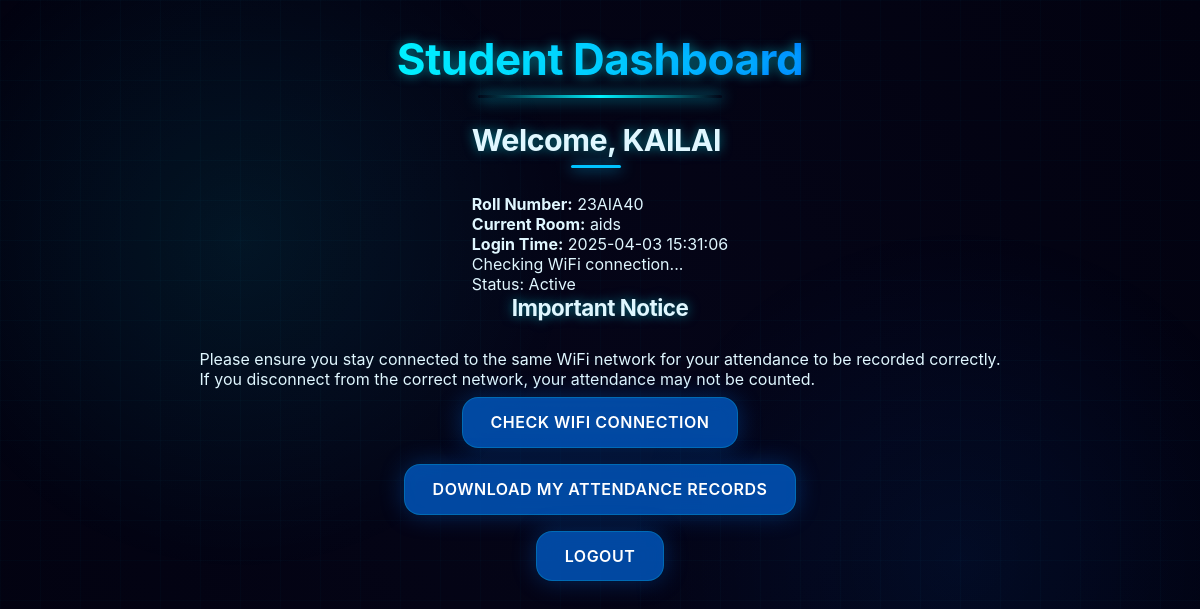
Before: /student_dashboard (signed in) with the older database file.
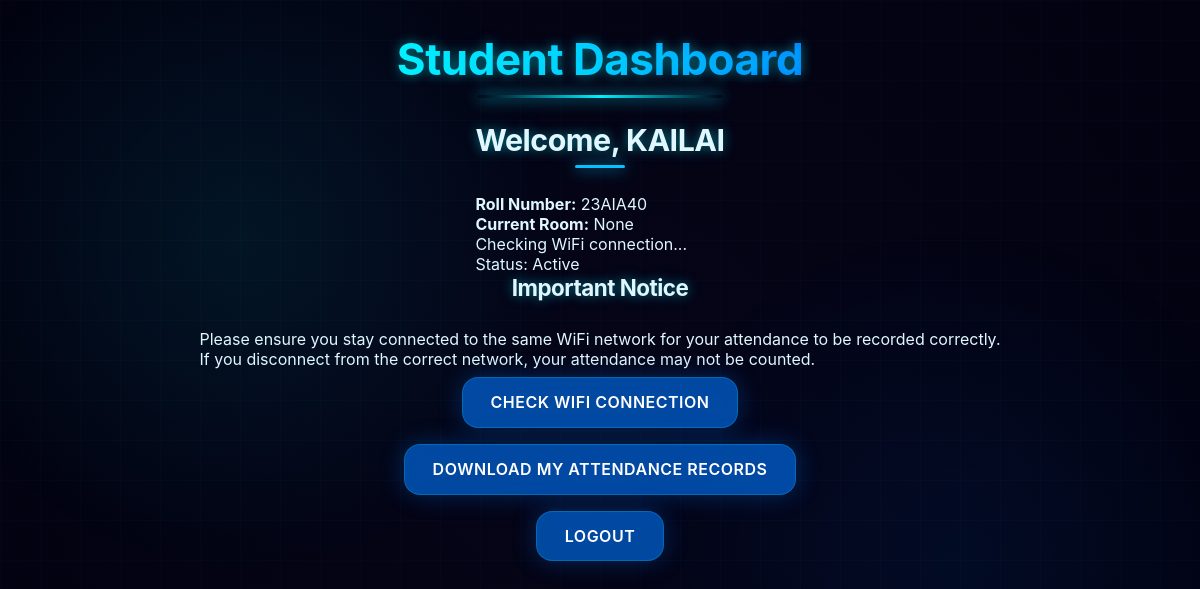
After: the same page with the newer database file.
### app.py (models this page shows)
class Student(db.Model):
    __bind_key__ = 'student_db'
    id = db.Column(db.Integer, primary_key=True)
    roll_number = db.Column(db.String(50), nullable=False, unique=True)
    username = db.Column(db.String(50), nullable=False)
    password = db.Column(db.String(100), nullable=False)
    current_room = db.Column(db.String(50))  # Store current room code
    current_bssid = db.Column(db.String(100))  # Store student's current BSSID
    is_logged_in = db.Column(db.Boolean, default=False)
    login_time = db.Column(db.DateTime)
    last_active_time = db.Column(db.DateTime)
    is_active = db.Column(db.Boolean, default=True)  # Track if student is connected to correct WiFi

### app.py (the view)
@app.route('/student_dashboard')
def student_dashboard():
    if 'student_id' not in session:
        flash("Please login first")
        return redirect(url_for('login_student'))
    student_id = session.get('student_id')
    student = Student.query.get(student_id)
    return render_template('student_dashboard.html', student=student)

### templates/student_dashboard.html (shortened to what this page needs)
<!DOCTYPE html>
<html lang="en">
<head>
    <link rel="stylesheet" type="text/css" href="{{ url_for('static', filename='app.css') }}">
</head>
<body>
    <h1>Student Dashboard</h1>
    <div class="student-info">
        <h2>Welcome, {{ student.username }}</h2>
        <p><strong>Roll Number:</strong> {{ student.roll_number }}</p>
        <p><strong>Current Room:</strong> {{ student.current_room }}</p>
        {% if student.login_time %}
            <p><strong>Login Time:</strong> {{ student.login_time.strftime('%Y-%m-%d %H:%M:%S') }}</p>
        {% endif %}
        <div class="status-info">
            <p id="wifi-status">Checking WiFi connection...</p>
            <p id="active-status">Status: {{ "Active" if student.is_active else "Inactive" }}</p>
        </div>
    </div>
    <div class="important-notice">
        <h3>Important Notice</h3>
        <p>Please ensure you stay connected to the same WiFi network for your attendance to be recorded correctly.</p>
        <p>If you disconnect from the correct network, your attendance may not be counted.</p>
    </div>
    <button onclick="checkWiFiStatus()">Check WiFi Connection</button>
    <div class="attendance-download">
        <a href="/download_student_attendance">
            <button>Download My Attendance Records</button>
        </a>
    </div>
    <button onclick="logout()">Logout</button>
</body>
</html>

### static/app.css (style rules this page uses)
:root { --primary-color: #00f2ff; --secondary-color: #00c3ff; --accent-color: #0077ff; --neon-glow: #00e5ff; --background-color: #030318; --card-bg: rgba(8, 12, 30, 0.15); --text-color: #e0f7ff; --border-color: rgba(0, 242, 255, 0.2); --shadow-color: rgba(0, 242, 255, 0.25); --button-bg: rgba(0, 119, 255, 0.6); --button-hover: rgba(0, 174, 255, 0.8); --button-text: #ffffff; --login-button-bg: rgba(0, 194, 255, 0.6); --login-button-hover: rgba(0, 215, 255, 0.8); --register-button-bg: rgba(139, 92, 246, 0.6); --register-button-hover: rgba(124, 58, 237, 0.8); --logout-button-bg: rgba(255, 45, 85, 0.6); --logout-button-hover: rgba(255, 0, 102, 0.8); --border-radius: 16px; --transition-speed: 0.3s; --glass-blur: 12px; }
* { margin: 0; padding: 0; box-sizing: border-box; font-family: 'Inter', 'Segoe UI', Roboto, sans-serif; transition: all var(--transition-speed) ease; }
body { background: radial-gradient(circle at 50% 50%, #050518 0%, #020210 100%); background-attachment: fixed; color: var(--text-color); min-height: 100vh; display: flex; flex-direction: column; align-items: center; padding: 2rem; position: relative; overflow-x: hidden; }
body::before { content: ''; position: fixed; top: 0; left: 0; width: 100%; height: 100%; background: radial-gradient(circle at 20% 30%, rgba(0, 242, 255, 0.08) 0%, transparent 30%), radial-gradient(circle at 80% 70%, rgba(0, 119, 255, 0.08) 0%, transparent 30%); z-index: -2; }
body::after { content: ''; position: fixed; top: 0; left: 0; width: 100%; height: 100%; background-image: linear-gradient(rgba(0, 242, 255, 0.02) 1px, transparent 1px), linear-gradient(90deg, rgba(0, 242, 255, 0.02) 1px, transparent 1px); background-size: 40px 40px; z-index: -1; animation: gridMove 30s linear infinite; }
h1, h2, h3 { color: var(--text-color); margin-bottom: 1.75rem; font-weight: 700; letter-spacing: -0.5px; text-align: center; text-shadow: 0 0 12px rgba(0, 242, 255, 0.5); }
h1 { font-size: 2.75rem; background: linear-gradient(90deg, var(--primary-color), var(--secondary-color), var(--accent-color)); -webkit-background-clip: text; -webkit-text-fill-color: transparent; margin-bottom: 2.25rem; position: relative; display: inline-block; }
h1::after { content: ''; position: absolute; height: 3px; width: 60%; background: linear-gradient(90deg, transparent, var(--primary-color), transparent); bottom: -12px; left: 20%; border-radius: 3px; box-shadow: 0 0 15px var(--neon-glow); animation: pulseGlow 3s infinite; }
h2 { font-size: 1.9rem; position: relative; display: inline-block; margin-bottom: 2.25rem; }
h2::after { content: ''; position: absolute; bottom: -10px; left: 50%; transform: translateX(-50%); width: 50px; height: 3px; background: var(--secondary-color); border-radius: 3px; box-shadow: 0 0 15px var(--secondary-color); animation: pulseGlow 3s infinite alternate; }
h3 { font-size: 1.4rem; }
button, .btn { padding: 0.9rem 1.75rem; border-radius: var(--border-radius); border: 1px solid rgba(0, 242, 255, 0.2); background: var(--button-bg); backdrop-filter: blur(var(--glass-blur)); color: var(--button-text); font-weight: 600; cursor: pointer; transition: all 0.3s ease; text-align: center; text-decoration: none; display: inline-block; font-size: 1rem; box-shadow: 0 0 25px rgba(0, 119, 255, 0.3); position: relative; overflow: hidden; z-index: 1; margin: 0.5rem 0; letter-spacing: 0.5px; text-transform: uppercase; }
button::before, .btn::before { content: ''; position: absolute; top: 0; left: -100%; width: 100%; height: 100%; background: linear-gradient(90deg, transparent, rgba(255, 255, 255, 0.2), transparent); transition: all 0.6s ease; z-index: -1; }

Changed rows visible on the page:
changed Student "KAILAI": current_room "aids" → "None"; login_time "2025-04-03 15:31:06" → (not shown)
Other visible differences:
text no longer shown: "Login Time:"
